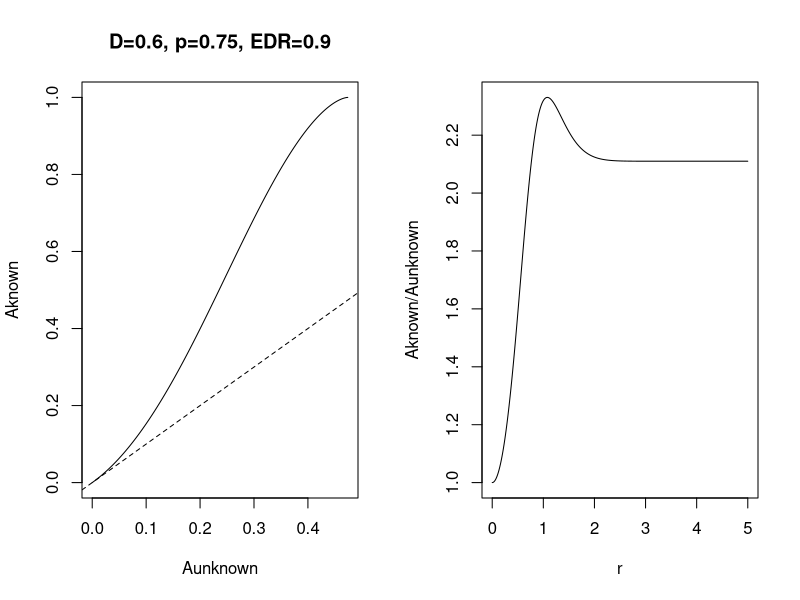
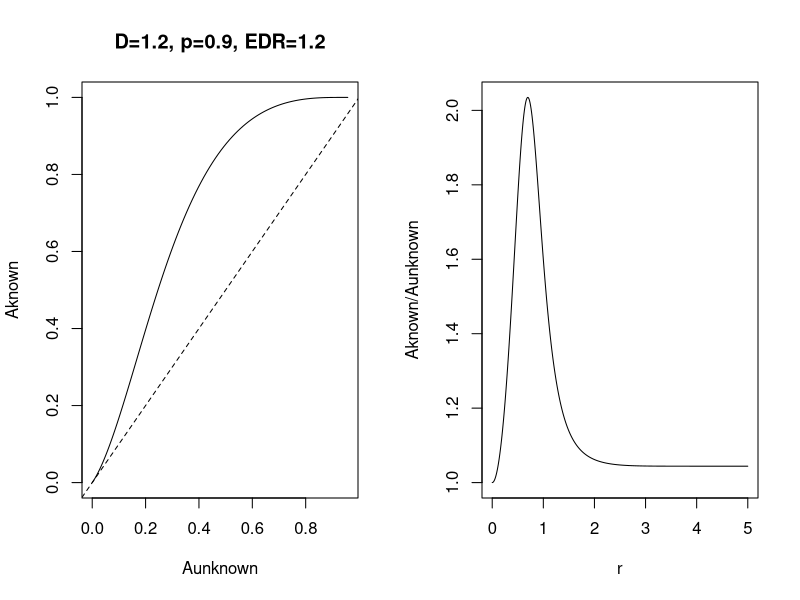
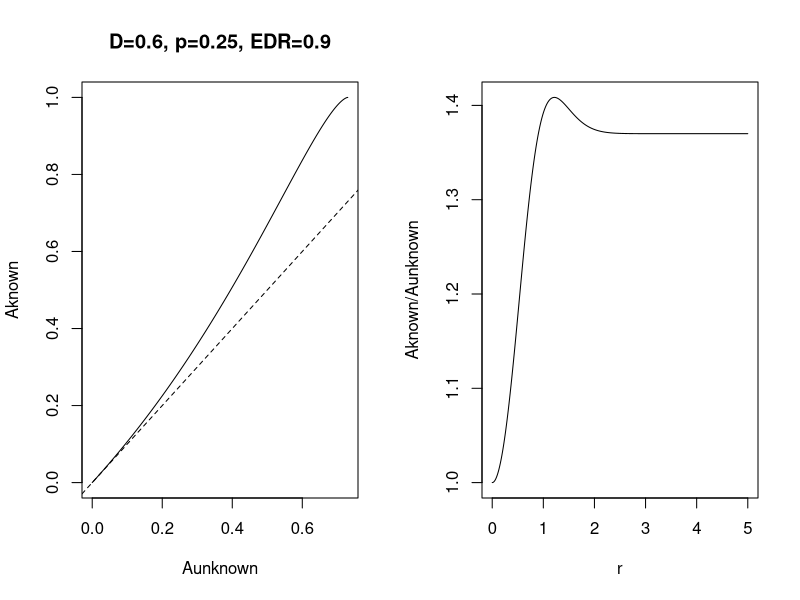
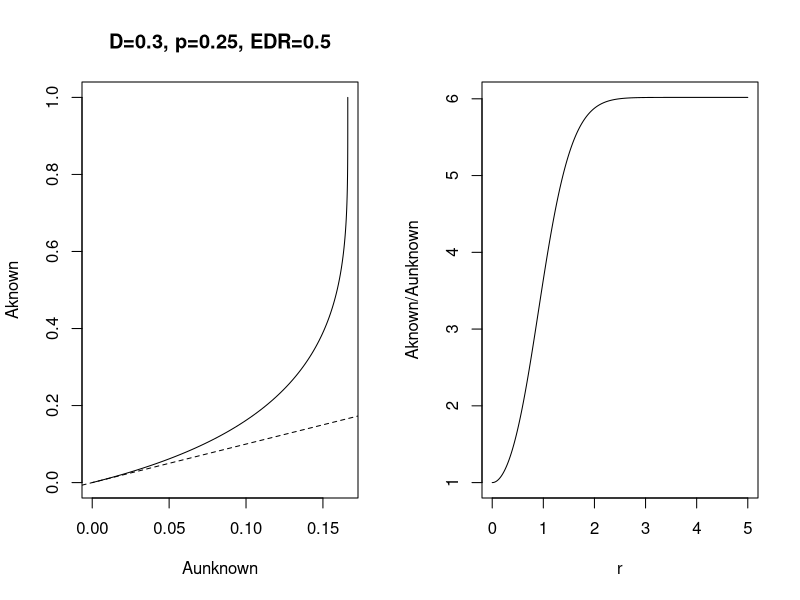
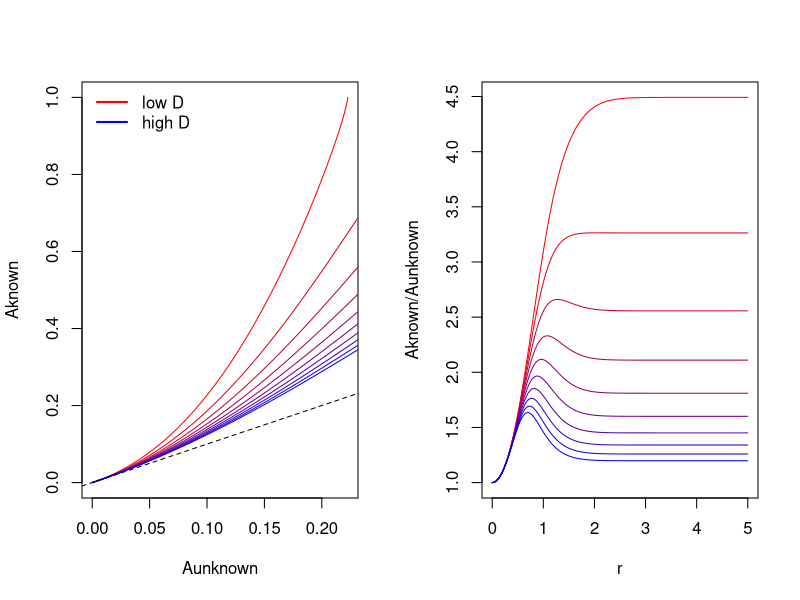
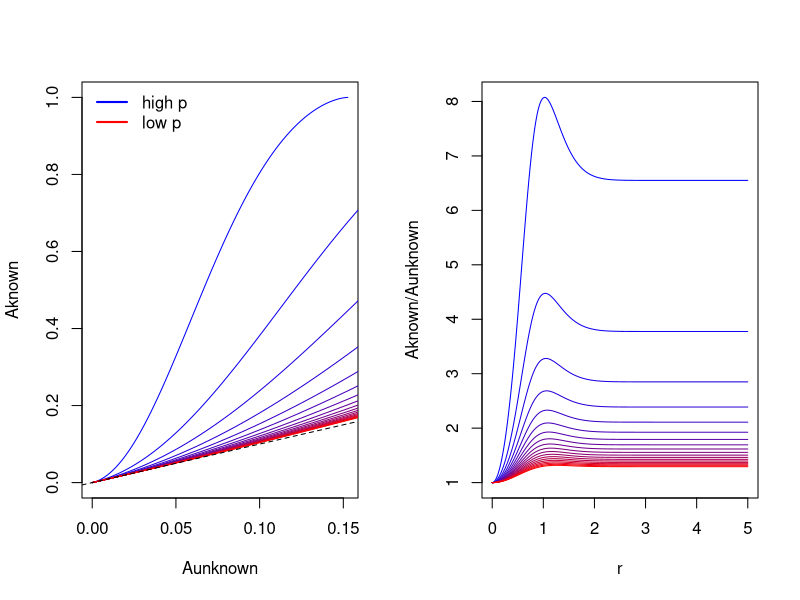
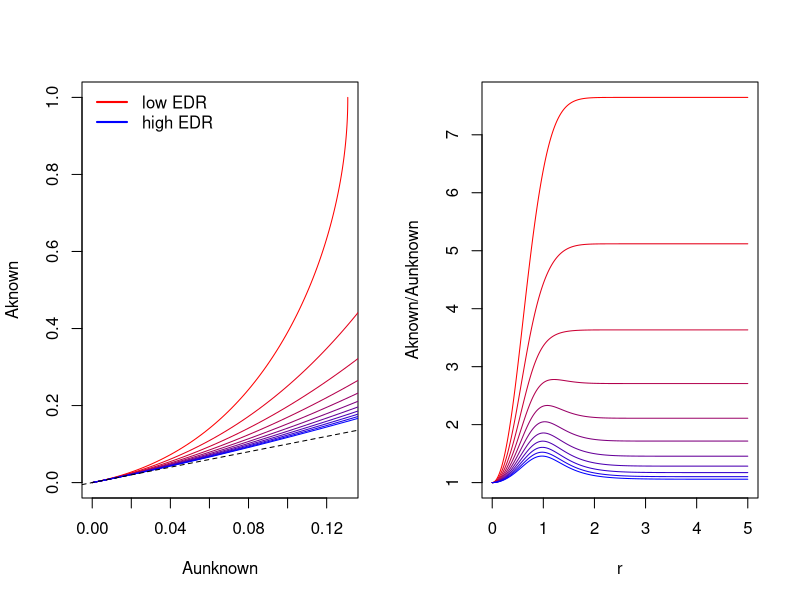

The R script that drew these images, in order:
## ---- chunk 1
D = 0.6
p = 0.75
EDRunlim = 0.9
r = 0.5

(q <- EDRunlim^2 * (1-exp(-r^2/EDRunlim^2))/r^2)
(EDRtrunc <- EDRunlim * sqrt(1-exp(-r^2/EDRunlim^2)))

## A known
D * r^2*pi * p * q
## A unknown
D * EDRtrunc^2*pi * p * 1
## ---- chunk 2
phi <- 1-exp(-D*r^2*pi)
delta <- p*q
(P = (phi * (1-delta)) / ((1-phi) + (phi * (1-delta))))
## ---- chunk 3
phi <- 1-exp(-D*EDRtrunc^2*pi)
delta <- p*1
(P = (phi * (1-delta)) / ((1-phi) + (phi * (1-delta))))
## ---- chunk 4
f1 <- function(r, D=1, p=1, EDRunlim=1) {

    q <- EDRunlim^2 * (1-exp(-r^2/EDRunlim^2))/r^2
    EDRtrunc <- EDRunlim * sqrt(1-exp(-r^2/EDRunlim^2))
    

    ## A known
    phi <- 1-exp(-D*r^2*pi)
    delta <- p*q
    P1 = (phi * (1-delta)) / ((1-phi) + (phi * (1-delta)))
    
    ## A unknown
    phi <- 1-exp(-D*EDRtrunc^2*pi)
    delta <- p*1
    P2 = (phi * (1-delta)) / ((1-phi) + (phi * (1-delta)))

    c(Aknown=P1, Aunknown=P2)
}

f2 <- function(..., Max=5, By=0.01) {
    Val <- seq(0, Max, by=By)
    Val[1] <- 0.0001
    x <- t(sapply(Val, f1, ...))
    data.frame(r=Val, x)
}
f3 <- function(...) {
    x <- f2(...)
    main <- list(...)
    op <- par(mfrow=c(1,2))
    plot(Aknown ~ Aunknown, x, type="l",
        main=paste(names(main), main, sep="=", collapse=", "))
    abline(0,1,lty=2)
    plot(Aknown/Aunknown ~ r, x, type="l")
    par(op)
    invisible(x)
}
## ---- chunk 5
f3(D=0.6, p=0.75, EDR=0.9)
## ---- chunk 6
f3(D=1.2, p=0.9, EDR=1.2)
## ---- chunk 7
f3(D=0.6, p=0.25, EDR=0.9)
## ---- chunk 8
f3(D=0.3, p=0.25, EDR=0.5)
## ---- chunk 9
Dvals <- seq(0.3, 1.2, by=0.1)
Cols <- colorRampPalette(c("red", "blue"))(length(Dvals))
z <- lapply(Dvals, function(i) f2(D=i, p=0.75, EDR=0.9))
op <- par(mfrow=c(1,2))
plot(Aknown ~ Aunknown, z[[1]], type="l", col=Cols[1])
for (i in 2:length(z))
    lines(Aknown ~ Aunknown, z[[i]], col=Cols[i])
abline(0,1,lty=2)
legend("topleft", bty="n", lty=1, lwd=2, col=c("red", "blue"), 
    legend=c("low D", "high D"))
plot(Aknown/Aunknown ~ r, z[[1]], type="l", col=Cols[1])
for (i in 2:length(z))
    lines(Aknown/Aunknown ~ r, z[[i]], col=Cols[i])
par(op)
## ---- chunk 10
pvals <- seq(0.95, 0.05, by=-0.05)
Cols <- colorRampPalette(c("blue", "red"))(length(pvals))
z <- lapply(pvals, function(i) f2(D=0.6, p=i, EDR=0.9))
op <- par(mfrow=c(1,2))
plot(Aknown ~ Aunknown, z[[1]], type="l", col=Cols[1])
for (i in 2:length(z))
    lines(Aknown ~ Aunknown, z[[i]], col=Cols[i])
abline(0,1,lty=2)
legend("topleft", bty="n", lty=1, lwd=2, col=c("blue", "red"), 
    legend=c("high p", "low p"))
plot(Aknown/Aunknown ~ r, z[[1]], type="l", col=Cols[1])
for (i in 2:length(z))
    lines(Aknown/Aunknown ~ r, z[[i]], col=Cols[i])
par(op)
## ---- chunk 11
evals <- seq(0.5, 1.5, by=0.1)
Cols <- colorRampPalette(c("red", "blue"))(length(evals))
z <- lapply(evals, function(i) f2(D=0.6, p=0.75, EDR=i))
op <- par(mfrow=c(1,2))
plot(Aknown ~ Aunknown, z[[1]], type="l", col=Cols[1])
for (i in 2:length(z))
    lines(Aknown ~ Aunknown, z[[i]], col=Cols[i])
abline(0,1,lty=2)
legend("topleft", bty="n", lty=1, lwd=2, col=c("red", "blue"), 
    legend=c("low EDR", "high EDR"))
plot(Aknown/Aunknown ~ r, z[[1]], type="l", col=Cols[1])
for (i in 2:length(z))
    lines(Aknown/Aunknown ~ r, z[[i]], col=Cols[i])
par(op)
